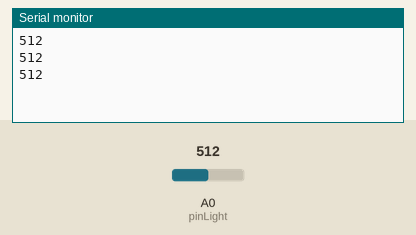
Recording of a sketch running on a simulated Arduino Uno, built with avr-gcc and run on an emulated ATmega328P. Parts: the last lines printed to the serial monitor. The test bench sets the inputs (shaded band); at power-on: A0 (pinLight) = 512.

Above: at 1.3 s.
1.4 s: A0 (pinLight) set to 190
At 1.81 s:
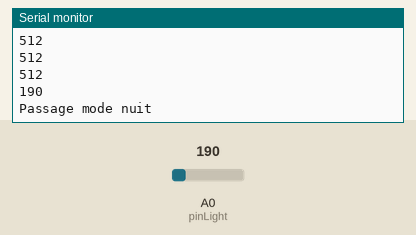
3.0 s: A0 (pinLight) set to 210
At 3.31 s:
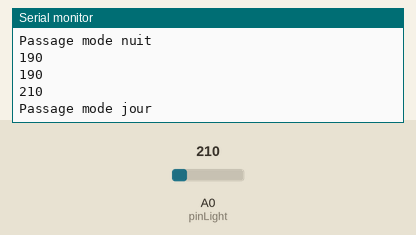
Timing chart, 0 to 6.0 s (numbered marks = the images above; inputs shaded):
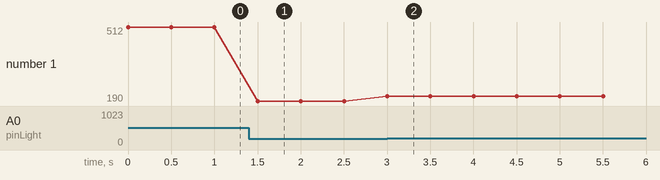

The sketch:

Light_Sensor.ino
```cpp
// the setup function runs once when you press reset or power the board
const int pinLight=A0; //Analog output
int previous_state=1; //1 day, 0 night
void setup() {
  Serial.begin(9600);
}

void loop() {
  int SensorValue = analogRead(pinLight);// [0;678]
  Serial.println(SensorValue);
  if (SensorValue < 200 && previous_state==1){
   Serial.println("Passage mode nuit");
   previous_state = 0;
   //exception pour changer de mode
  }
  else if (SensorValue >= 200 && previous_state==0) {
    Serial.println("Passage mode jour");
    previous_state = 1;
   //exception pour changer de mode
  }
  else {
    NULL;
  }
  delay(500);// wait for a second
}
```

Measured:
- after the input at 1.4 s, the serial monitor: prints a new line after 0.10 s (image 1)
- after the input at 3.0 s, the serial monitor: prints a new line at once (image 2)
- plotted number 1: 512 → 190 after the input at 1.4 s, 190 → 210 after the input at 3.0 s
